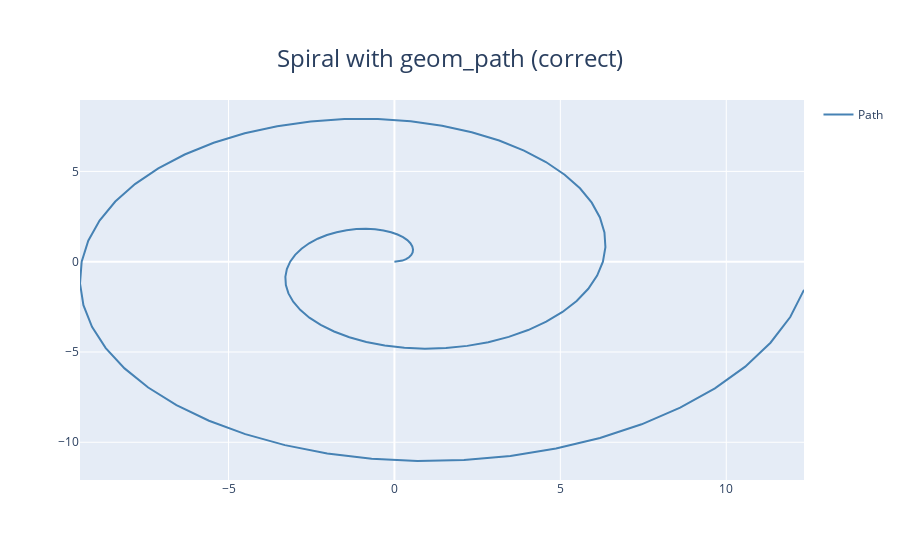

Write notebook code for a chart like this one.
### Code cell
import math

t_vals = [i * 4 * math.pi / 100 for i in range(100)]
spiral = pd.DataFrame({
    'x': [t * math.cos(t) for t in t_vals],
    'y': [t * math.sin(t) for t in t_vals],
})

(ggplot(spiral, aes(x='x', y='y'))
 + geom_path(color='steelblue', size=2)
 + labs(title='Spiral with geom_path (correct)'))
